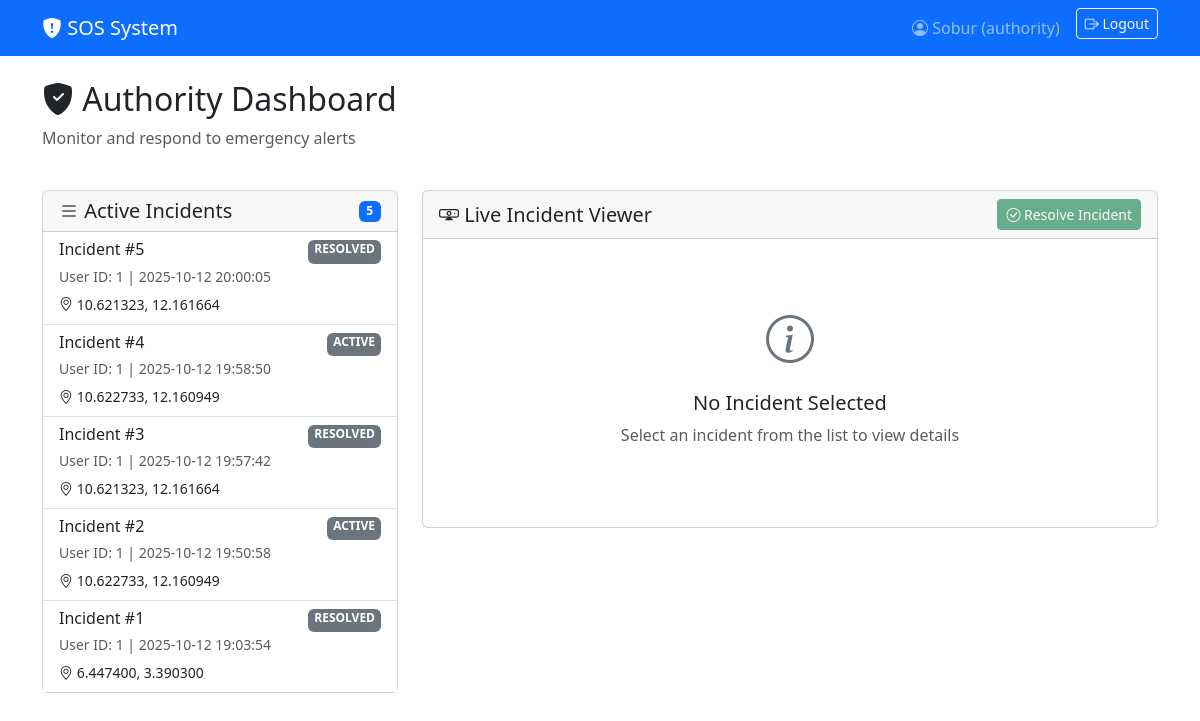
/authority/dashboard (signed in), run on the app's committed database.
### models.py (models this page shows, shortened)
class User(UserMixin, db.Model):
    id = db.Column(db.Integer, primary_key=True)
    email = db.Column(db.String(120), unique=True, nullable=False)
    password_hash = db.Column(db.String(255), nullable=False)
    role = db.Column(db.String(20), nullable=False)  # 'user' or 'authority'
    display_name = db.Column(db.String(100), nullable=True)
    emergency_contacts = db.Column(db.Text, nullable=True)  # JSON string
    last_known_coords = db.Column(db.Text, nullable=True)  # JSON string {lat, lon}
    active_session_token = db.Column(db.String(255), nullable=True)
    created_at = db.Column(db.DateTime, default=datetime.utcnow)

class SOSIncident(db.Model):
    id = db.Column(db.Integer, primary_key=True)
    user_id = db.Column(db.Integer, db.ForeignKey('user.id'), nullable=False)
    timestamp = db.Column(db.DateTime, default=datetime.utcnow)
    status = db.Column(db.String(20), default='active')  # 'active', 'resolved'
    start_coords = db.Column(db.Text, nullable=True)  # JSON string {lat, lon}
    latest_coords = db.Column(db.Text, nullable=True)  # JSON string {lat, lon}
    created_at = db.Column(db.DateTime, default=datetime.utcnow)
    user = db.relationship('User', backref=db.backref('incidents', lazy=True))
    def get_latest_coords(self):
        if self.latest_coords:
            return json.loads(self.latest_coords)
        return None

### authority/routes.py (the view)
@authority_bp.route('/authority/dashboard')
@login_required
def dashboard():
    if current_user.role != 'authority':
        return redirect(url_for('auth.index'))
    incidents = SOSIncident.query.order_by(SOSIncident.timestamp.desc()).all()
    return render_template('authority_dashboard.html', incidents=incidents)

### app.py (called while the page is built)
def create_app():
    app = Flask(__name__)
    app.config.from_object(Config)
    db.init_app(app)
    socketio = SocketIO(app, cors_allowed_origins="*", async_mode='eventlet')
    login_manager = LoginManager()
    login_manager.init_app(app)
    login_manager.login_view = 'auth.login'
    from models import User
    @login_manager.user_loader
    def load_user(user_id):
        return User.query.get(int(user_id))
    from auth.routes import auth_bp
    from user.routes import user_bp
    from authority.routes import authority_bp
    app.register_blueprint(auth_bp)
    app.register_blueprint(user_bp)
    app.register_blueprint(authority_bp)
    with app.app_context():
        from app_events import register_events
        register_events(socketio)
    with app.app_context():
        db.create_all()
    return app, socketio

### templates/authority_dashboard.html (shortened to what this page needs)
{% extends "base.html" %}
{% block content %}
<div class="row">
    <div class="col-12">
        <h2>
            <i class="bi bi-shield-fill-check"></i> Authority Dashboard
        </h2>
        <p class="text-muted">Monitor and respond to emergency alerts</p>
    </div>
</div>
<div class="row mt-4">
    <div class="col-md-4">
        <div class="card">
            <div class="card-header d-flex justify-content-between align-items-center">
                <h5 class="mb-0">
                    <i class="bi bi-list"></i> Active Incidents
                </h5>
                <span class="badge bg-primary">{{ incidents|length }}</span>
            </div>
            <div class="card-body p-0">
                <div class="list-group list-group-flush" id="incidentList">
                    {% if incidents %}
                        {% for incident in incidents %}
                        <div class="list-group-item incident-card"
                             data-incident-id="{{ incident.id }}"
                             data-user-id="{{ incident.user_id }}">
                            <div class="d-flex justify-content-between">
                                <h6 class="mb-1">Incident #{{ incident.id }}</h6>
                                <span class="incident-status">{{ incident.status|upper }}</span>
                            </div>
                            <small class="text-muted">
                                User ID: {{ incident.user_id }} |
                                {{ incident.timestamp.strftime('%Y-%m-%d %H:%M:%S') }}
                            </small>
                            {% if incident.get_latest_coords() %}
                            <div class="mt-1">
                                <small>
                                    <i class="bi bi-geo-alt"></i>
                                    {{ "%.6f"|format(incident.get_latest_coords().lat) }},
                                    {{ "%.6f"|format(incident.get_latest_coords().lon) }}
                                </small>
                            </div>
                            {% endif %}
                        </div>
                        {% endfor %}
                    {% else %}
                    <div class="list-group-item text-center text-muted">
                        No active incidents
                    </div>
                    {% endif %}
                </div>
            </div>
        </div>
    </div>
    <div class="col-md-8">
        <div class="card">
            <div class="card-header d-flex justify-content-between align-items-center">
                <h5 class="mb-0">
                    <i class="bi bi-webcam"></i> Live Incident Viewer
                </h5>
                <button id="resolveButton" class="btn btn-success btn-sm" disabled>
                    <i class="bi bi-check-circle"></i> Resolve Incident
                </button>
            </div>
            <div class="card-body">
                <div id="noIncidentSelected" class="text-center py-5">
                    <i class="bi bi-info-circle" style="font-size: 3rem; color: #6c757d;"></i>
                    <h5 class="mt-3">No Incident Selected</h5>
                    <p class="text-muted">Select an incident from the list to view details</p>
                </div>
            </div>
        </div>
    </div>
</div>
{% endblock %}

### templates/base.html (shortened to what this page needs)
<!DOCTYPE html>
<html lang="en">
<head>
    <link href="https://cdn.jsdelivr.net/npm/bootstrap@5.3.0/dist/css/bootstrap.min.css" rel="stylesheet">
    <link rel="stylesheet" href="https://cdn.jsdelivr.net/npm/bootstrap-icons@1.10.0/font/bootstrap-icons.css">
</head>
<body>
    <nav class="navbar navbar-expand-lg navbar-dark bg-primary">
        <div class="container">
            <a class="navbar-brand" href="{{ url_for('auth.index') }}">
                <i class="bi bi-shield-fill-exclamation"></i> SOS System
            </a>
            <div class="navbar-nav ms-auto">
                {% if current_user.is_authenticated %}
                <span class="navbar-text me-3">
                    <i class="bi bi-person-circle"></i>
                    {{ current_user.display_name }} ({{ current_user.role }})
                </span>
                <form method="POST" action="{{ url_for('auth.logout') }}" class="d-inline">
                    <button type="submit" class="btn btn-outline-light btn-sm">
                        <i class="bi bi-box-arrow-right"></i> Logout
                    </button>
                </form>
                {% else %}
                <a class="nav-link" href="{{ url_for('auth.login') }}">Login</a>
                <a class="nav-link" href="{{ url_for('auth.register') }}">Register</a>
                {% endif %}
            </div>
        </div>
    </nav>
    <div class="container mt-4">
        {% block content %}{% endblock %}
    </div>
</body>
</html>

### templates/authority_dashboard.html (style rules this page uses)
.incident-card { transition: all 0.3s ease; cursor: pointer; border-left: 4px solid #6c757d; }
.incident-status { display: inline-block; padding: 0.25em 0.5em; font-size: 75%; font-weight: 700; line-height: 1; text-align: center; white-space: nowrap; vertical-align: baseline; border-radius: 0.375rem; background-color: #6c757d; color: white; }

### data on the page
User: display_name "Sobur", role "authority"
SOSIncident: id "5", status "RESOLVED", user_id "1", timestamp "2025-10-12 20:00:05", get_latest_coords "10.621323", get_latest_coords "12.161664"
SOSIncident: id "4", status "ACTIVE", user_id "1", timestamp "2025-10-12 19:58:50", get_latest_coords "10.622733", get_latest_coords "12.160949"
SOSIncident: id "3", status "RESOLVED", user_id "1", timestamp "2025-10-12 19:57:42", get_latest_coords "10.621323", get_latest_coords "12.161664"
SOSIncident: id "2", status "ACTIVE", user_id "1", timestamp "2025-10-12 19:50:58", get_latest_coords "10.622733", get_latest_coords "12.160949"
SOSIncident: id "1", status "RESOLVED", user_id "1", timestamp "2025-10-12 19:03:54", get_latest_coords "6.447400", get_latest_coords "3.390300"

### other printed values
{{ incidents|length }} "5"
